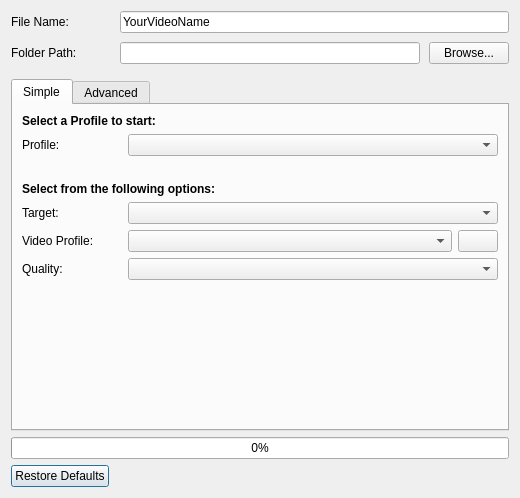
<?xml version="1.0" encoding="UTF-8"?>
<ui version="4.0">
 <class>Dialog</class>
 <widget class="QDialog" name="Dialog">
  <property name="geometry">
   <rect>
    <x>0</x>
    <y>0</y>
    <width>520</width>
    <height>498</height>
   </rect>
  </property>
  <property name="sizePolicy">
   <sizepolicy hsizetype="Preferred" vsizetype="Preferred">
    <horstretch>0</horstretch>
    <verstretch>0</verstretch>
   </sizepolicy>
  </property>
  <property name="windowTitle">
   <string>Export Video</string>
  </property>
  <property name="windowIcon">
   <iconset resource="../../../images/openshot.qrc">
    <normaloff>:/openshot.svg</normaloff>:/openshot.svg</iconset>
  </property>
  <property name="autoFillBackground">
   <bool>false</bool>
  </property>
  <layout class="QGridLayout" name="gridLayout" rowstretch="0,1,0,0">
   <item row="2" column="0" alignment="Qt::AlignBottom">
    <widget class="QProgressBar" name="progressExportVideo">
     <property name="sizePolicy">
      <sizepolicy hsizetype="Expanding" vsizetype="Fixed">
       <horstretch>0</horstretch>
       <verstretch>0</verstretch>
      </sizepolicy>
     </property>
     <property name="value">
      <number>0</number>
     </property>
    </widget>
   </item>
   <item row="3" column="0">
    <layout class="QHBoxLayout" name="horizontalLayout">
     <item>
      <widget class="QPushButton" name="restore_defaults_button">
       <property name="text">
        <string>Restore Defaults</string>
       </property>
      </widget>
     </item>
     <item>
      <spacer name="horizontalSpacer">
       <property name="orientation">
        <enum>Qt::Horizontal</enum>
       </property>
       <property name="sizeHint" stdset="0">
        <size>
         <width>40</width>
         <height>20</height>
        </size>
       </property>
      </spacer>
     </item>
     <item>
      <widget class="QDialogButtonBox" name="buttonBox">
       <property name="standardButtons">
        <set>QDialogButtonBox::NoButton</set>
       </property>
      </widget>
     </item>
    </layout>
   </item>
   <item row="1" column="0">
    <widget class="QTabWidget" name="exportTabs">
     <property name="sizePolicy">
      <sizepolicy hsizetype="Preferred" vsizetype="Preferred">
       <horstretch>0</horstretch>
       <verstretch>0</verstretch>
      </sizepolicy>
     </property>
     <property name="currentIndex">
      <number>0</number>
     </property>
     <widget class="QWidget" name="Simple">
      <property name="autoFillBackground">
       <bool>false</bool>
      </property>
      <property name="styleSheet">
       <string notr="true"/>
      </property>
      <attribute name="title">
       <string>Simple</string>
      </attribute>
      <layout class="QGridLayout" name="gridLayout_2" rowstretch="0,0,0,0,0,1">
       <property name="horizontalSpacing">
        <number>6</number>
       </property>
       <item row="0" column="0">
        <layout class="QVBoxLayout" name="verticalLayout_2">
         <property name="bottomMargin">
          <number>20</number>
         </property>
         <item>
          <widget class="QLabel" name="lblChooseProfile">
           <property name="text">
            <string>&lt;b&gt;Select a Profile to start:&lt;/b&gt;</string>
           </property>
          </widget>
         </item>
         <item>
          <layout class="QFormLayout" name="formLayout">
           <property name="verticalSpacing">
            <number>29</number>
           </property>
           <item row="0" column="0">
            <widget class="QLabel" name="label">
             <property name="sizePolicy">
              <sizepolicy hsizetype="Preferred" vsizetype="Preferred">
               <horstretch>0</horstretch>
               <verstretch>0</verstretch>
              </sizepolicy>
             </property>
             <property name="minimumSize">
              <size>
               <width>100</width>
               <height>0</height>
              </size>
             </property>
             <property name="text">
              <string>Profile:</string>
             </property>
            </widget>
           </item>
           <item row="0" column="1">
            <widget class="QComboBox" name="cboSimpleProjectType">
             <property name="sizePolicy">
              <sizepolicy hsizetype="Expanding" vsizetype="Fixed">
               <horstretch>0</horstretch>
               <verstretch>0</verstretch>
              </sizepolicy>
             </property>
            </widget>
           </item>
          </layout>
         </item>
        </layout>
       </item>
       <item row="1" column="0">
        <widget class="QLabel" name="label_2">
         <property name="text">
          <string>&lt;b&gt;Select from the following options:&lt;/b&gt;</string>
         </property>
        </widget>
       </item>
       <item row="2" column="0">
        <layout class="QFormLayout" name="formLayout_2">
         <property name="fieldGrowthPolicy">
          <enum>QFormLayout::AllNonFixedFieldsGrow</enum>
         </property>
         <item row="1" column="1">
          <widget class="QComboBox" name="cboSimpleTarget">
           <property name="sizePolicy">
            <sizepolicy hsizetype="Preferred" vsizetype="Fixed">
             <horstretch>0</horstretch>
             <verstretch>0</verstretch>
            </sizepolicy>
           </property>
          </widget>
         </item>
         <item row="1" column="0">
          <widget class="QLabel" name="label_3">
           <property name="minimumSize">
            <size>
             <width>100</width>
             <height>0</height>
            </size>
           </property>
           <property name="text">
            <string>Target:</string>
           </property>
          </widget>
         </item>
        </layout>
       </item>
       <item row="3" column="0">
        <layout class="QFormLayout" name="formLayout_3">
         <item row="1" column="1">
          <layout class="QHBoxLayout" name="horizontalLayoutProfile">
           <item>
            <widget class="QComboBox" name="cboSimpleVideoProfile">
             <property name="sizePolicy">
              <sizepolicy hsizetype="Expanding" vsizetype="Fixed">
               <horstretch>0</horstretch>
               <verstretch>0</verstretch>
              </sizepolicy>
             </property>
            </widget>
           </item>
           <item>
            <widget class="QPushButton" name="btnBrowseProfiles">
             <property name="toolTip">
              <string>Search Profiles</string>
             </property>
             <property name="text">
              <string/>
             </property>
             <property name="icon">
              <iconset resource="../../../images/openshot.qrc">
               <normaloff>:/icons/Humanity/mimes/16/video-x-generic.svg</normaloff>:/icons/Humanity/mimes/16/video-x-generic.svg</iconset>
             </property>
            </widget>
           </item>
          </layout>
         </item>
         <item row="1" column="0">
          <widget class="QLabel" name="label_4">
           <property name="minimumSize">
            <size>
             <width>100</width>
             <height>0</height>
            </size>
           </property>
           <property name="text">
            <string>Video Profile:</string>
           </property>
          </widget>
         </item>
        </layout>
       </item>
       <item row="4" column="0">
        <layout class="QFormLayout" name="formLayout_4">
         <item row="0" column="0">
          <widget class="QLabel" name="label_5">
           <property name="minimumSize">
            <size>
             <width>100</width>
             <height>0</height>
            </size>
           </property>
           <property name="text">
            <string>Quality:</string>
           </property>
          </widget>
         </item>
         <item row="0" column="1">
          <widget class="QComboBox" name="cboSimpleQuality">
           <property name="sizePolicy">
            <sizepolicy hsizetype="Preferred" vsizetype="Fixed">
             <horstretch>0</horstretch>
             <verstretch>0</verstretch>
            </sizepolicy>
           </property>
          </widget>
         </item>
        </layout>
       </item>
       <item row="5" column="0">
        <spacer name="verticalSpacer_2">
         <property name="orientation">
          <enum>Qt::Vertical</enum>
         </property>
         <property name="sizeHint" stdset="0">
          <size>
           <width>20</width>
           <height>40</height>
          </size>
         </property>
        </spacer>
       </item>
      </layout>
     </widget>
     <widget class="QWidget" name="Advanced">
      <attribute name="title">
       <string>Advanced</string>
      </attribute>
      <layout class="QGridLayout" name="gridLayout_3" rowstretch="0,1">
       <item row="0" column="0">
        <widget class="QToolBox" name="toolBox">
         <property name="sizePolicy">
          <sizepolicy hsizetype="Preferred" vsizetype="MinimumExpanding">
           <horstretch>0</horstretch>
           <verstretch>0</verstretch>
          </sizepolicy>
         </property>
         <property name="frameShape">
          <enum>QFrame::NoFrame</enum>
         </property>
         <property name="frameShadow">
          <enum>QFrame::Plain</enum>
         </property>
         <property name="lineWidth">
          <number>0</number>
         </property>
         <property name="currentIndex">
          <number>0</number>
         </property>
         <widget class="QWidget" name="pageAdvancedOptions">
          <property name="geometry">
           <rect>
            <x>0</x>
            <y>0</y>
            <width>480</width>
            <height>119</height>
           </rect>
          </property>
          <attribute name="label">
           <string>Advanced Options</string>
          </attribute>
          <layout class="QGridLayout" name="gridLayout_4">
           <item row="0" column="0">
            <layout class="QHBoxLayout" name="horizontalLayout_2">
             <property name="bottomMargin">
              <number>0</number>
             </property>
             <item>
              <widget class="QLabel" name="lblExportTo">
               <property name="minimumSize">
                <size>
                 <width>100</width>
                 <height>0</height>
                </size>
               </property>
               <property name="text">
                <string>Export To:</string>
               </property>
              </widget>
             </item>
             <item>
              <widget class="QComboBox" name="cboExportTo">
               <property name="sizePolicy">
                <sizepolicy hsizetype="Expanding" vsizetype="Fixed">
                 <horstretch>0</horstretch>
                 <verstretch>0</verstretch>
                </sizepolicy>
               </property>
              </widget>
             </item>
            </layout>
           </item>
           <item row="1" column="0">
            <layout class="QHBoxLayout" name="horizontalLayout_5">
             <item>
              <widget class="QLabel" name="lblStartFrame">
               <property name="minimumSize">
                <size>
                 <width>100</width>
                 <height>0</height>
                </size>
               </property>
               <property name="text">
                <string>Start Frame:</string>
               </property>
              </widget>
             </item>
             <item>
              <widget class="QSpinBox" name="txtStartFrame">
               <property name="sizePolicy">
                <sizepolicy hsizetype="Expanding" vsizetype="Fixed">
                 <horstretch>0</horstretch>
                 <verstretch>0</verstretch>
                </sizepolicy>
               </property>
               <property name="minimum">
                <number>1</number>
               </property>
               <property name="maximum">
                <number>99999999</number>
               </property>
              </widget>
             </item>
             <item>
              <widget class="QCheckBox" name="checkStartFirstClip">
               <property name="text">
                <string>Start at First Clip</string>
               </property>
              </widget>
             </item>
            </layout>
           </item>
           <item row="2" column="0">
            <layout class="QHBoxLayout" name="horizontalLayout">
             <item>
              <widget class="QLabel" name="lblEndFrame">
               <property name="minimumSize">
                <size>
                 <width>100</width>
                 <height>0</height>
                </size>
               </property>
               <property name="text">
                <string>End Frame:</string>
               </property>
              </widget>
             </item>
             <item>
              <widget class="QSpinBox" name="txtEndFrame">
               <property name="sizePolicy">
                <sizepolicy hsizetype="Expanding" vsizetype="Fixed">
                 <horstretch>0</horstretch>
                 <verstretch>0</verstretch>
                </sizepolicy>
               </property>
               <property name="minimum">
                <number>1</number>
               </property>
               <property name="maximum">
                <number>99999999</number>
               </property>
              </widget>
             </item>
             <item>
              <widget class="QCheckBox" name="checkEndLastClip">
               <property name="text">
                <string>End at Last Clip</string>
               </property>
               <property name="checked">
                <bool>true</bool>
               </property>
              </widget>
             </item>
            </layout>
           </item>
          </layout>
         </widget>
         <widget class="QWidget" name="pageProfile">
          <property name="geometry">
           <rect>
            <x>0</x>
            <y>0</y>
            <width>263</width>
            <height>262</height>
           </rect>
          </property>
          <property name="sizePolicy">
           <sizepolicy hsizetype="Preferred" vsizetype="Preferred">
            <horstretch>0</horstretch>
            <verstretch>0</verstretch>
           </sizepolicy>
          </property>
          <attribute name="label">
           <string>Profile</string>
          </attribute>
          <layout class="QGridLayout" name="gridLayout_5">
           <item row="8" column="0">
            <layout class="QHBoxLayout" name="horizontalLayout_28">
             <property name="bottomMargin">
              <number>0</number>
             </property>
             <item>
              <widget class="QLabel" name="lblSpherical">
               <property name="minimumSize">
                <size>
                 <width>100</width>
                 <height>0</height>
                </size>
               </property>
               <property name="text">
                <string>360° / Spherical:</string>
               </property>
              </widget>
             </item>
             <item>
              <widget class="QComboBox" name="cboSpherical">
               <property name="sizePolicy">
                <sizepolicy hsizetype="Expanding" vsizetype="Fixed">
                 <horstretch>0</horstretch>
                 <verstretch>0</verstretch>
                </sizepolicy>
               </property>
              </widget>
             </item>
            </layout>
           </item>
           <item row="0" column="0">
            <layout class="QHBoxLayout" name="horizontalLayout_6">
             <item>
              <widget class="QLabel" name="lblProfile_2">
               <property name="minimumSize">
                <size>
                 <width>100</width>
                 <height>0</height>
                </size>
               </property>
               <property name="text">
                <string>Profile:</string>
               </property>
              </widget>
             </item>
             <item>
              <widget class="QComboBox" name="cboProfile">
               <property name="sizePolicy">
                <sizepolicy hsizetype="Expanding" vsizetype="Fixed">
                 <horstretch>0</horstretch>
                 <verstretch>0</verstretch>
                </sizepolicy>
               </property>
              </widget>
             </item>
            </layout>
           </item>
           <item row="1" column="0">
            <layout class="QHBoxLayout" name="horizontalLayout_11">
             <item>
              <widget class="QLabel" name="lblWidth">
               <property name="minimumSize">
                <size>
                 <width>100</width>
                 <height>0</height>
                </size>
               </property>
               <property name="text">
                <string>Width:</string>
               </property>
              </widget>
             </item>
             <item>
              <widget class="QSpinBox" name="txtWidth">
               <property name="sizePolicy">
                <sizepolicy hsizetype="Expanding" vsizetype="Fixed">
                 <horstretch>0</horstretch>
                 <verstretch>0</verstretch>
                </sizepolicy>
               </property>
               <property name="minimum">
                <number>2</number>
               </property>
               <property name="maximum">
                <number>40000</number>
               </property>
              </widget>
             </item>
            </layout>
           </item>
           <item row="2" column="0">
            <layout class="QHBoxLayout" name="horizontalLayout_10">
             <item>
              <widget class="QLabel" name="lblHeight">
               <property name="minimumSize">
                <size>
                 <width>100</width>
                 <height>0</height>
                </size>
               </property>
               <property name="text">
                <string>Height:</string>
               </property>
              </widget>
             </item>
             <item>
              <widget class="QSpinBox" name="txtHeight">
               <property name="sizePolicy">
                <sizepolicy hsizetype="Expanding" vsizetype="Fixed">
                 <horstretch>0</horstretch>
                 <verstretch>0</verstretch>
                </sizepolicy>
               </property>
               <property name="minimum">
                <number>2</number>
               </property>
               <property name="maximum">
                <number>40000</number>
               </property>
              </widget>
             </item>
            </layout>
           </item>
           <item row="4" column="0">
            <layout class="QHBoxLayout" name="horizontalLayout_12">
             <item>
              <widget class="QLabel" name="lblAspectRatio">
               <property name="minimumSize">
                <size>
                 <width>100</width>
                 <height>0</height>
                </size>
               </property>
               <property name="text">
                <string>Aspect Ratio:</string>
               </property>
              </widget>
             </item>
             <item>
              <widget class="QSpinBox" name="txtAspectRatioNum">
               <property name="sizePolicy">
                <sizepolicy hsizetype="Expanding" vsizetype="Fixed">
                 <horstretch>0</horstretch>
                 <verstretch>0</verstretch>
                </sizepolicy>
               </property>
              <property name="minimum">
                <number>1</number>
               </property>
               <property name="maximum">
                <number>2147483647</number>
               </property>
              </widget>
             </item>
             <item>
              <widget class="QSpinBox" name="txtAspectRatioDen">
               <property name="sizePolicy">
                <sizepolicy hsizetype="Expanding" vsizetype="Fixed">
                 <horstretch>0</horstretch>
                 <verstretch>0</verstretch>
                </sizepolicy>
               </property>
               <property name="minimum">
                <number>1</number>
               </property>
               <property name="maximum">
                <number>2147483647</number>
               </property>
              </widget>
             </item>
            </layout>
           </item>
           <item row="5" column="0">
            <layout class="QHBoxLayout" name="horizontalLayout_13">
             <item>
              <widget class="QLabel" name="lblPixelRatio">
               <property name="minimumSize">
                <size>
                 <width>100</width>
                 <height>0</height>
                </size>
               </property>
               <property name="text">
                <string>Pixel Ratio:</string>
               </property>
              </widget>
             </item>
             <item>
              <widget class="QSpinBox" name="txtPixelRatioNum">
               <property name="sizePolicy">
                <sizepolicy hsizetype="Expanding" vsizetype="Fixed">
                 <horstretch>0</horstretch>
                 <verstretch>0</verstretch>
                </sizepolicy>
               </property>
               <property name="minimum">
                <number>1</number>
               </property>
               <property name="maximum">
                <number>2147483647</number>
               </property>
              </widget>
             </item>
             <item>
              <widget class="QSpinBox" name="txtPixelRatioDen">
               <property name="sizePolicy">
                <sizepolicy hsizetype="Expanding" vsizetype="Fixed">
                 <horstretch>0</horstretch>
                 <verstretch>0</verstretch>
                </sizepolicy>
               </property>
               <property name="minimum">
                <number>1</number>
               </property>
               <property name="maximum">
                <number>2147483647</number>
               </property>
              </widget>
             </item>
            </layout>
           </item>
           <item row="6" column="0">
            <layout class="QHBoxLayout" name="horizontalLayout_14">
             <item>
              <widget class="QLabel" name="lblFrameRate">
               <property name="minimumSize">
                <size>
                 <width>100</width>
                 <height>0</height>
                </size>
               </property>
               <property name="text">
                <string>Frame Rate:</string>
               </property>
              </widget>
             </item>
             <item>
              <widget class="QSpinBox" name="txtFrameRateNum">
               <property name="sizePolicy">
                <sizepolicy hsizetype="Expanding" vsizetype="Fixed">
                 <horstretch>0</horstretch>
                 <verstretch>0</verstretch>
                </sizepolicy>
               </property>
               <property name="minimum">
                <number>1</number>
               </property>
               <property name="maximum">
                <number>99999</number>
               </property>
              </widget>
             </item>
             <item>
              <widget class="QSpinBox" name="txtFrameRateDen">
               <property name="sizePolicy">
                <sizepolicy hsizetype="Expanding" vsizetype="Fixed">
                 <horstretch>0</horstretch>
                 <verstretch>0</verstretch>
                </sizepolicy>
               </property>
               <property name="minimum">
                <number>1</number>
               </property>
               <property name="maximum">
                <number>9999</number>
               </property>
              </widget>
             </item>
            </layout>
           </item>
           <item row="7" column="0">
            <layout class="QHBoxLayout" name="horizontalLayout_15">
             <property name="bottomMargin">
              <number>0</number>
             </property>
             <item>
              <widget class="QLabel" name="lblInterlaced">
               <property name="minimumSize">
                <size>
                 <width>100</width>
                 <height>0</height>
                </size>
               </property>
               <property name="text">
                <string>Interlaced:</string>
               </property>
              </widget>
             </item>
             <item>
              <widget class="QComboBox" name="cboInterlaced">
               <property name="sizePolicy">
                <sizepolicy hsizetype="Expanding" vsizetype="Fixed">
                 <horstretch>0</horstretch>
                 <verstretch>0</verstretch>
                </sizepolicy>
               </property>
              </widget>
             </item>
            </layout>
           </item>
          </layout>
         </widget>
         <widget class="QWidget" name="pageImageSequenceSettings">
          <property name="geometry">
           <rect>
            <x>0</x>
            <y>0</y>
            <width>151</width>
            <height>47</height>
           </rect>
          </property>
          <attribute name="label">
           <string>Image Sequence Settings</string>
          </attribute>
          <layout class="QGridLayout" name="gridLayout_6">
           <item row="0" column="0">
            <layout class="QHBoxLayout" name="horizontalLayout_16">
             <item>
              <widget class="QLabel" name="lblImageFormat">
               <property name="minimumSize">
                <size>
                 <width>100</width>
                 <height>0</height>
                </size>
               </property>
               <property name="text">
                <string>Image Format:</string>
               </property>
              </widget>
             </item>
             <item>
              <widget class="QLineEdit" name="txtImageFormat"/>
             </item>
            </layout>
           </item>
          </layout>
         </widget>
         <widget class="QWidget" name="pageVideoSettings">
          <property name="geometry">
           <rect>
            <x>0</x>
            <y>0</y>
            <width>151</width>
            <height>117</height>
           </rect>
          </property>
          <attribute name="label">
           <string>Video Settings</string>
          </attribute>
          <layout class="QGridLayout" name="gridLayout_7">
           <item row="0" column="0">
            <layout class="QHBoxLayout" name="horizontalLayout_17">
             <item>
              <widget class="QLabel" name="lblVideoFormat">
               <property name="minimumSize">
                <size>
                 <width>100</width>
                 <height>0</height>
                </size>
               </property>
               <property name="text">
                <string>Video Format:</string>
               </property>
              </widget>
             </item>
             <item>
              <widget class="QLineEdit" name="txtVideoFormat"/>
             </item>
            </layout>
           </item>
           <item row="1" column="0">
            <layout class="QHBoxLayout" name="horizontalLayout_18">
             <item>
              <widget class="QLabel" name="lblVideoCodec">
               <property name="minimumSize">
                <size>
                 <width>100</width>
                 <height>0</height>
                </size>
               </property>
               <property name="text">
                <string>Video Codec:</string>
               </property>
              </widget>
             </item>
             <item>
              <widget class="QLineEdit" name="txtVideoCodec"/>
             </item>
            </layout>
           </item>
           <item row="2" column="0">
            <layout class="QHBoxLayout" name="horizontalLayout_19">
             <property name="bottomMargin">
              <number>0</number>
             </property>
             <item>
              <widget class="QLabel" name="lblVideoBitrate">
               <property name="minimumSize">
                <size>
                 <width>100</width>
                 <height>0</height>
                </size>
               </property>
               <property name="text">
                <string>Bit Rate / Quality:</string>
               </property>
              </widget>
             </item>
             <item>
              <widget class="QLineEdit" name="txtVideoBitRate"/>
             </item>
            </layout>
           </item>
          </layout>
         </widget>
         <widget class="QWidget" name="pageAudioSettings">
          <property name="geometry">
           <rect>
            <x>0</x>
            <y>0</y>
            <width>212</width>
            <height>189</height>
           </rect>
          </property>
          <attribute name="label">
           <string>Audio Settings</string>
          </attribute>
          <layout class="QGridLayout" name="gridLayout_8">
           <item row="0" column="0">
            <layout class="QHBoxLayout" name="horizontalLayout_20">
             <item>
              <widget class="QLabel" name="lblAudioCodec">
               <property name="minimumSize">
                <size>
                 <width>100</width>
                 <height>0</height>
                </size>
               </property>
               <property name="text">
                <string>Audio Codec:</string>
               </property>
              </widget>
             </item>
             <item>
              <widget class="QLineEdit" name="txtAudioCodec"/>
             </item>
            </layout>
           </item>
           <item row="1" column="0">
            <layout class="QHBoxLayout" name="horizontalLayout_21">
             <item>
              <widget class="QLabel" name="lblSampleRate">
               <property name="minimumSize">
                <size>
                 <width>100</width>
                 <height>0</height>
                </size>
               </property>
               <property name="text">
                <string>Sample Rate:</string>
               </property>
              </widget>
             </item>
             <item>
              <widget class="QSpinBox" name="txtSampleRate">
               <property name="sizePolicy">
                <sizepolicy hsizetype="Expanding" vsizetype="Fixed">
                 <horstretch>0</horstretch>
                 <verstretch>0</verstretch>
                </sizepolicy>
               </property>
               <property name="minimum">
                <number>0</number>
               </property>
               <property name="maximum">
                <number>384000</number>
               </property>
              </widget>
             </item>
            </layout>
           </item>
           <item row="2" column="0">
            <layout class="QHBoxLayout" name="horizontalLayout_22">
             <item>
              <widget class="QLabel" name="lblChannels">
               <property name="minimumSize">
                <size>
                 <width>100</width>
                 <height>0</height>
                </size>
               </property>
               <property name="text">
                <string># of Channels:</string>
               </property>
              </widget>
             </item>
             <item>
              <widget class="QSpinBox" name="txtChannels">
               <property name="sizePolicy">
                <sizepolicy hsizetype="Expanding" vsizetype="Fixed">
                 <horstretch>0</horstretch>
                 <verstretch>0</verstretch>
                </sizepolicy>
               </property>
               <property name="minimum">
                <number>1</number>
               </property>
               <property name="maximum">
                <number>9</number>
               </property>
              </widget>
             </item>
            </layout>
           </item>
           <item row="3" column="0">
            <layout class="QHBoxLayout" name="horizontalLayout_7">
             <property name="topMargin">
              <number>0</number>
             </property>
             <item>
              <widget class="QLabel" name="lblChannelLayout">
               <property name="minimumSize">
                <size>
                 <width>100</width>
                 <height>0</height>
                </size>
               </property>
               <property name="text">
                <string>Channel Layout:</string>
               </property>
              </widget>
             </item>
             <item>
              <widget class="QComboBox" name="cboChannelLayout">
               <property name="sizePolicy">
                <sizepolicy hsizetype="Expanding" vsizetype="Fixed">
                 <horstretch>0</horstretch>
                 <verstretch>0</verstretch>
                </sizepolicy>
               </property>
              </widget>
             </item>
            </layout>
           </item>
           <item row="4" column="0">
            <layout class="QHBoxLayout" name="horizontalLayout_23">
             <item>
              <widget class="QLabel" name="lblAudioBitrate">
               <property name="minimumSize">
                <size>
                 <width>100</width>
                 <height>0</height>
                </size>
               </property>
               <property name="text">
                <string>Bit Rate / Quality:</string>
               </property>
              </widget>
             </item>
             <item>
              <widget class="QLineEdit" name="txtAudioBitrate"/>
             </item>
            </layout>
           </item>
          </layout>
         </widget>
        </widget>
       </item>
       <item row="1" column="0">
        <spacer name="verticalSpacer">
         <property name="orientation">
          <enum>Qt::Vertical</enum>
         </property>
         <property name="sizeHint" stdset="0">
          <size>
           <width>20</width>
           <height>40</height>
          </size>
         </property>
        </spacer>
       </item>
      </layout>
     </widget>
    </widget>
   </item>
   <item row="0" column="0">
    <layout class="QVBoxLayout" name="verticalLayout">
     <property name="spacing">
      <number>9</number>
     </property>
     <property name="bottomMargin">
      <number>9</number>
     </property>
     <item>
      <layout class="QHBoxLayout" name="horizontalLayout_3">
       <item>
        <widget class="QLabel" name="lblFileName">
         <property name="minimumSize">
          <size>
           <width>100</width>
           <height>0</height>
          </size>
         </property>
         <property name="text">
          <string>File Name:</string>
         </property>
        </widget>
       </item>
       <item>
        <widget class="QLineEdit" name="txtFileName">
         <property name="text">
          <string>YourVideoName</string>
         </property>
        </widget>
       </item>
      </layout>
     </item>
     <item>
      <layout class="QHBoxLayout" name="horizontalLayout_4">
       <item>
        <widget class="QLabel" name="lblFolderPath">
         <property name="minimumSize">
          <size>
           <width>100</width>
           <height>0</height>
          </size>
         </property>
         <property name="text">
          <string>Folder Path:</string>
         </property>
        </widget>
       </item>
       <item>
        <widget class="QLineEdit" name="txtExportFolder"/>
       </item>
       <item>
        <widget class="QPushButton" name="btnBrowse">
         <property name="text">
          <string>Browse...</string>
         </property>
        </widget>
       </item>
      </layout>
     </item>
    </layout>
   </item>
  </layout>
 </widget>
 <tabstops>
  <tabstop>txtFileName</tabstop>
  <tabstop>txtExportFolder</tabstop>
  <tabstop>btnBrowse</tabstop>
  <tabstop>exportTabs</tabstop>
  <tabstop>cboSimpleProjectType</tabstop>
  <tabstop>cboSimpleTarget</tabstop>
  <tabstop>cboSimpleVideoProfile</tabstop>
  <tabstop>cboSimpleQuality</tabstop>
  <tabstop>cboExportTo</tabstop>
  <tabstop>txtStartFrame</tabstop>
  <tabstop>txtEndFrame</tabstop>
  <tabstop>cboProfile</tabstop>
  <tabstop>txtWidth</tabstop>
  <tabstop>txtHeight</tabstop>
  <tabstop>txtAspectRatioNum</tabstop>
  <tabstop>txtAspectRatioDen</tabstop>
  <tabstop>txtPixelRatioNum</tabstop>
  <tabstop>txtPixelRatioDen</tabstop>
  <tabstop>txtFrameRateNum</tabstop>
  <tabstop>txtFrameRateDen</tabstop>
  <tabstop>cboInterlaced</tabstop>
  <tabstop>txtImageFormat</tabstop>
  <tabstop>txtVideoFormat</tabstop>
  <tabstop>txtVideoCodec</tabstop>
  <tabstop>txtVideoBitRate</tabstop>
  <tabstop>txtAudioCodec</tabstop>
  <tabstop>txtSampleRate</tabstop>
  <tabstop>txtChannels</tabstop>
  <tabstop>cboChannelLayout</tabstop>
  <tabstop>txtAudioBitrate</tabstop>
 </tabstops>
 <resources>
  <include location="../../../images/openshot.qrc"/>
 </resources>
 <connections>
  <connection>
   <sender>buttonBox</sender>
   <signal>accepted()</signal>
   <receiver>Dialog</receiver>
   <slot>accept()</slot>
   <hints>
    <hint type="sourcelabel">
     <x>59</x>
     <y>24</y>
    </hint>
    <hint type="destinationlabel">
     <x>249</x>
     <y>170</y>
    </hint>
   </hints>
  </connection>
  <connection>
   <sender>buttonBox</sender>
   <signal>rejected()</signal>
   <receiver>Dialog</receiver>
   <slot>reject()</slot>
   <hints>
    <hint type="sourcelabel">
     <x>59</x>
     <y>24</y>
    </hint>
    <hint type="destinationlabel">
     <x>249</x>
     <y>170</y>
    </hint>
   </hints>
  </connection>
 </connections>
</ui>
